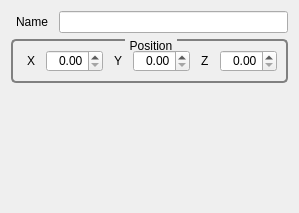
<?xml version="1.0" encoding="UTF-8"?>
<ui version="4.0">
 <class>GvvQLightEditor</class>
 <widget class="QWidget" name="GvvQLightEditor">
  <property name="geometry">
   <rect>
    <x>0</x>
    <y>0</y>
    <width>298</width>
    <height>213</height>
   </rect>
  </property>
  <property name="windowTitle">
   <string>Light Editor</string>
  </property>
  <property name="styleSheet">
   <string>QGroupBox
{
     background-color: qlineargradient(x1: 0, y1: 0, x2: 0, y2: 1,
                                       stop: 0 #E0E0E0, stop: 1 #FFFFFF);
     border: 2px solid gray;
     border-radius: 5px;
     margin-top: 1ex; /* leave space at the top for the title */
 }

 QGroupBox::title
{
	 subcontrol-origin: margin;
     subcontrol-position: top center; /* position at the top center */
     padding: 0 3px;
     /*background-color: qlineargradient(x1: 0, y1: 0, x2: 0, y2: 1,
                                       stop: 0 #DDDDDD, stop: 1 #FFFFFF);*/
     border-radius: 3px;
 }

QLabel
{
	border-radius: 4px;
	padding: 2px;
 }
</string>
  </property>
  <layout class="QGridLayout" name="gridLayout">
   <item row="0" column="0">
    <widget class="QLabel" name="label">
     <property name="text">
      <string>Name</string>
     </property>
    </widget>
   </item>
   <item row="0" column="1">
    <widget class="QLineEdit" name="lineEdit"/>
   </item>
   <item row="1" column="0" colspan="2">
    <widget class="QGroupBox" name="groupBox">
     <property name="title">
      <string>Position</string>
     </property>
     <layout class="QHBoxLayout" name="horizontalLayout">
      <item>
       <widget class="QLabel" name="label_2">
        <property name="text">
         <string>X</string>
        </property>
       </widget>
      </item>
      <item>
       <widget class="QDoubleSpinBox" name="doubleSpinBox">
        <property name="alignment">
         <set>Qt::AlignRight|Qt::AlignTrailing|Qt::AlignVCenter</set>
        </property>
       </widget>
      </item>
      <item>
       <spacer name="horizontalSpacer_2">
        <property name="orientation">
         <enum>Qt::Horizontal</enum>
        </property>
        <property name="sizeHint" stdset="0">
         <size>
          <width>7</width>
          <height>20</height>
         </size>
        </property>
       </spacer>
      </item>
      <item>
       <widget class="QLabel" name="label_3">
        <property name="text">
         <string>Y</string>
        </property>
       </widget>
      </item>
      <item>
       <widget class="QDoubleSpinBox" name="doubleSpinBox_2">
        <property name="alignment">
         <set>Qt::AlignRight|Qt::AlignTrailing|Qt::AlignVCenter</set>
        </property>
       </widget>
      </item>
      <item>
       <spacer name="horizontalSpacer">
        <property name="orientation">
         <enum>Qt::Horizontal</enum>
        </property>
        <property name="sizeHint" stdset="0">
         <size>
          <width>8</width>
          <height>20</height>
         </size>
        </property>
       </spacer>
      </item>
      <item>
       <widget class="QLabel" name="label_4">
        <property name="text">
         <string>Z</string>
        </property>
       </widget>
      </item>
      <item>
       <widget class="QDoubleSpinBox" name="doubleSpinBox_3">
        <property name="alignment">
         <set>Qt::AlignRight|Qt::AlignTrailing|Qt::AlignVCenter</set>
        </property>
       </widget>
      </item>
     </layout>
    </widget>
   </item>
   <item row="2" column="1">
    <spacer name="verticalSpacer">
     <property name="orientation">
      <enum>Qt::Vertical</enum>
     </property>
     <property name="sizeHint" stdset="0">
      <size>
       <width>20</width>
       <height>112</height>
      </size>
     </property>
    </spacer>
   </item>
  </layout>
 </widget>
 <resources/>
 <connections/>
</ui>
